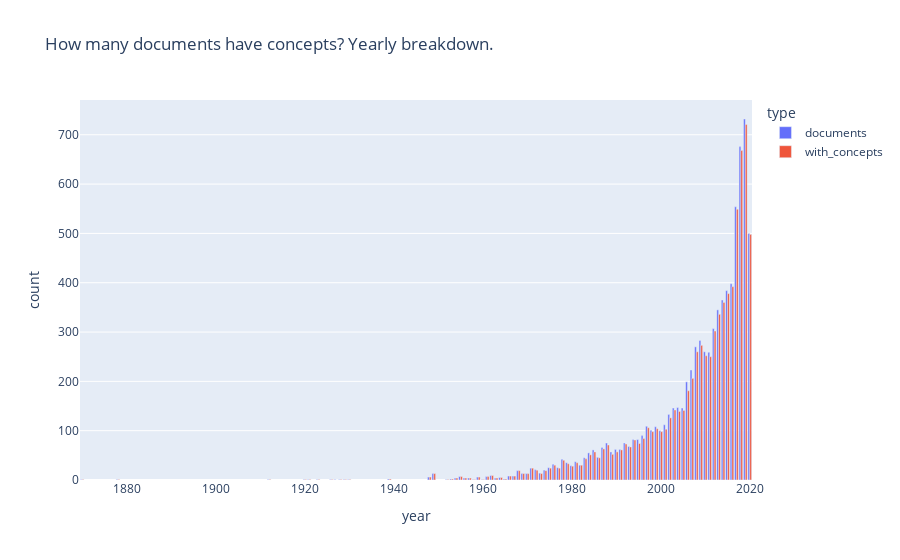

The notebook cell saved with this chart:
### Markdown cell above
### 3.2 Yearly breakdown of Documents With concepts VS Without 

It's also useful to look at whether the ratio of with/without concepts is stable across the years. 

To this end we can use 
* the publications `id` column to count the total number of publications per year  
* the `concepts` column to count the ones that have concepts

### Code cell
temp1 = pubs.groupby('year', as_index=False).count()[['year', 'id', CONCEPTS_FIELD]]
temp1.rename(columns={'id': "documents", CONCEPTS_FIELD: "with_concepts"}, inplace=True)

# reorder cols/rows
temp1 = temp1.melt(id_vars=["year"], 
         var_name="type", 
        value_name="count")

px.bar(temp1, title="How many documents have concepts? Yearly breakdown.",
       x="year", y="count", 
       color="type", 
       barmode="group")

### Figure 1 — Plotly figure (JSON) as saved in the notebook; plotly's stock layout.template omitted (floating-point values rounded to 4 significant figures)
{"data": [{"alignmentgroup": "True", "hovertemplate": "type=documents<br>year=%{x}<br>count=%{y}<extra></extra>", "legendgroup": "documents", "marker": {"color": "#636efa"}, "name": "documents", "offsetgroup": "documents", "orientation": "v", "showlegend": true, "textposition": "auto", "type": "bar", "x": [1870, 1878, 1912, 1920, 1921, 1923, 1926, 1927, 1928, 1929, 1930, 1939, 1948, 1949, 1952, 1953, 1954, 1955, 1956, 1957, 1958, 1959, 1960, 1961, 1962, 1963, 1964, 1965, 1966, 1967, 1968, 1969, 1970, 1971, 1972, 1973, 1974, 1975, 1976, 1977, 1978, 1979, 1980, 1981, 1982, 1983, 1984, 1985, 1986, 1987, 1988, 1989, 1990, 1991, 1992, 1993, 1994, 1995, 1996, 1997, 1998, 1999, 2000, 2001, 2002, 2003, 2004, 2005, 2006, 2007, 2008, 2009, 2010, 2011, 2012, 2013, 2014, 2015, 2016, 2017, 2018, 2019, 2020], "xaxis": "x", "y": [1, 1, 1, 1, 1, 1, 1, 1, 1, 1, 1, 2, 6, 13, 1, 2, 4, 7, 4, 4, 1, 6, 1, 7, 9, 4, 5, 2, 8, 8, 19, 13, 13, 24, 21, 14, 20, 25, 32, 25, 42, 35, 29, 37, 30, 45, 55, 61, 46, 66, 75, 57, 62, 62, 75, 68, 82, 82, 90, 109, 101, 108, 100, 112, 133, 146, 147, 146, 199, 223, 270, 283, 260, 259, 307, 345, 365, 384, 398, 554, 676, 732, 500], "yaxis": "y"}, {"alignmentgroup": "True", "hovertemplate": "type=with_concepts<br>year=%{x}<br>count=%{y}<extra></extra>", "legendgroup": "with_concepts", "marker": {"color": "#EF553B"}, "name": "with_concepts", "offsetgroup": "with_concepts", "orientation": "v", "showlegend": true, "textposition": "auto", "type": "bar", "x": [1870, 1878, 1912, 1920, 1921, 1923, 1926, 1927, 1928, 1929, 1930, 1939, 1948, 1949, 1952, 1953, 1954, 1955, 1956, 1957, 1958, 1959, 1960, 1961, 1962, 1963, 1964, 1965, 1966, 1967, 1968, 1969, 1970, 1971, 1972, 1973, 1974, 1975, 1976, 1977, 1978, 1979, 1980, 1981, 1982, 1983, 1984, 1985, 1986, 1987, 1988, 1989, 1990, 1991, 1992, 1993, 1994, 1995, 1996, 1997, 1998, 1999, 2000, 2001, 2002, 2003, 2004, 2005, 2006, 2007, 2008, 2009, 2010, 2011, 2012, 2013, 2014, 2015, 2016, 2017, 2018, 2019, 2020], "xaxis": "x", "y": [1, 1, 1, 1, 1, 1, 1, 0, 1, 1, 1, 2, 6, 13, 1, 2, 4, 7, 4, 4, 1, 6, 1, 7, 9, 4, 5, 2, 8, 8, 19, 13, 13, 24, 20, 13, 19, 24, 30, 24, 40, 33, 28, 35, 30, 43, 51, 57, 45, 63, 71, 52, 57, 61, 73, 67, 81, 74, 84, 106, 98, 104, 98, 103, 126, 142, 139, 141, 181, 206, 260, 273, 252, 250, 302, 336, 360, 378, 392, 549, 668, 721, 498], "yaxis": "y"}], "layout": {"autosize": true, "barmode": "group", "legend": {"title": {"text": "type"}, "tracegroupgap": 0}, "title": {"text": "How many documents have concepts? Yearly breakdown."}, "xaxis": {"anchor": "y", "autorange": true, "domain": [0, 1], "range": [1870.0, 2020.0], "title": {"text": "year"}, "type": "linear"}, "yaxis": {"anchor": "x", "autorange": true, "domain": [0, 1], "range": [0, 770.5], "title": {"text": "count"}, "type": "linear"}}}
